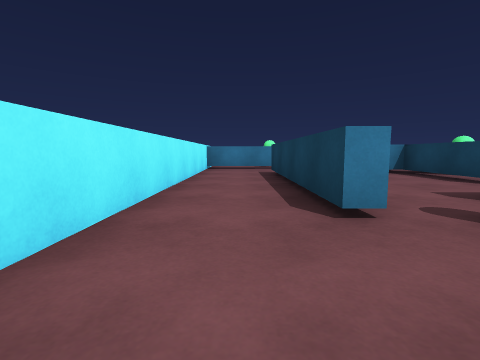
[1] (above)

24 first-person views from a walk through a scene from a Unity 3-D project. The camera is 0.34 m above the floor, tilts 6° down and sees 85° across. The floor is counted in squares, 0.5 m on a side. Each view is taken from the middle of a square. On the plan, view 1 faces up. The plan holds only what a view shows up to about 9 squares ahead; the rest is blank.

[2]
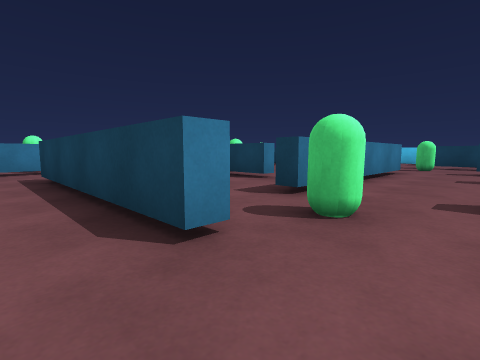

[3]
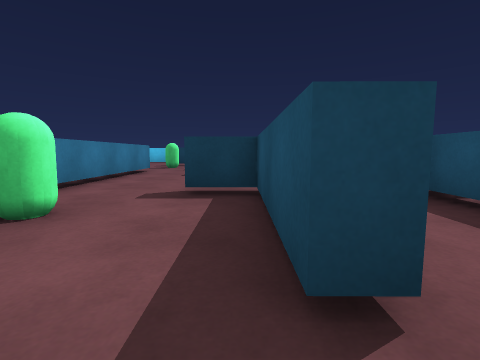

[4]
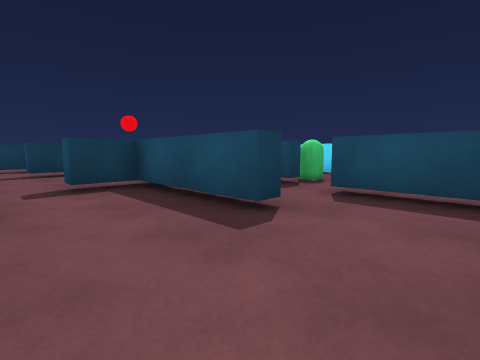

[5]
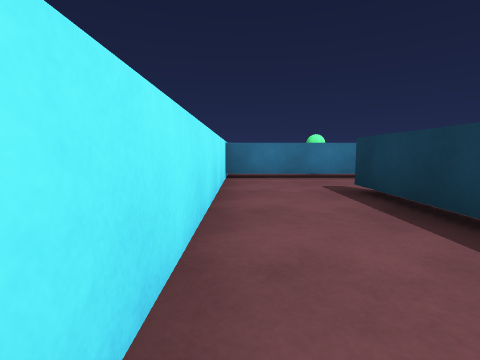

[6]
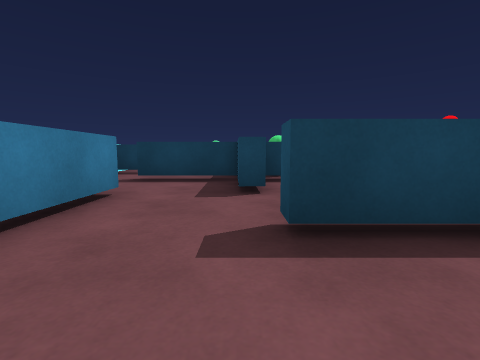

[7]
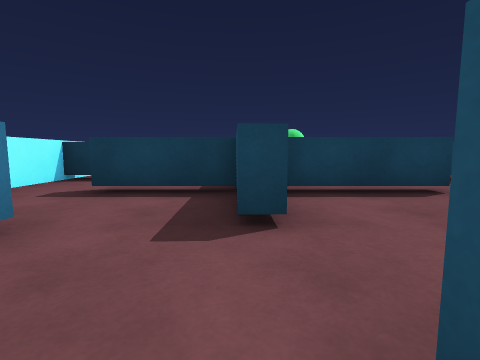

[8]
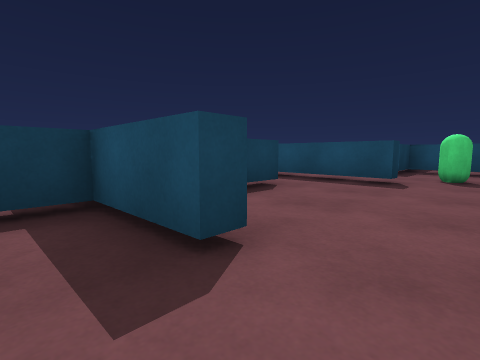

[9]
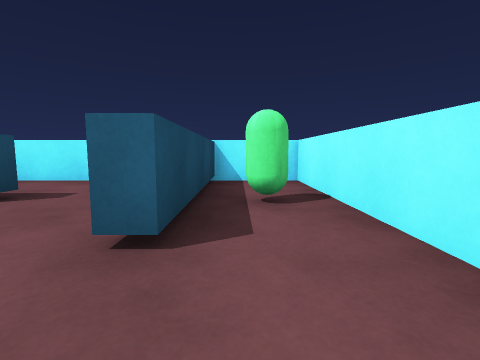

[10]
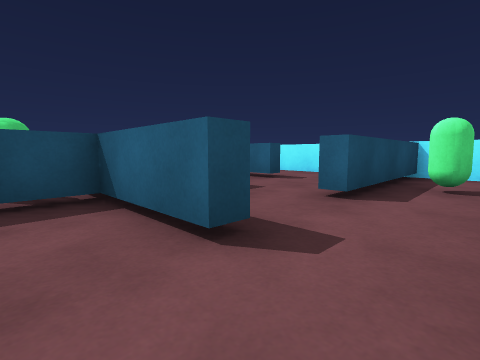

[11]
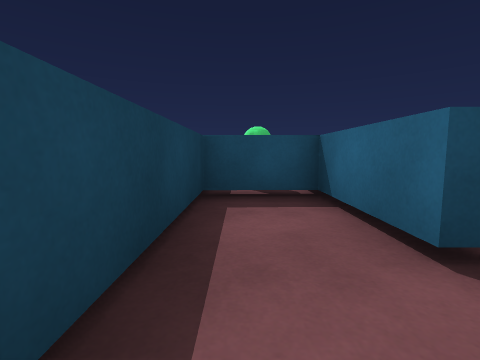

[12]
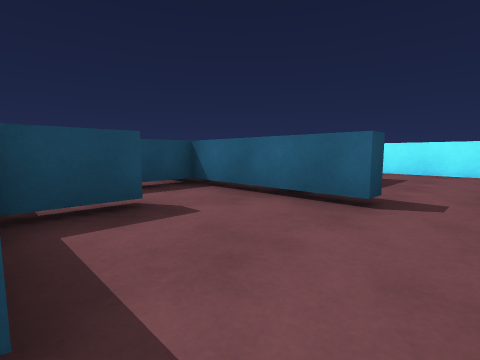

[13]
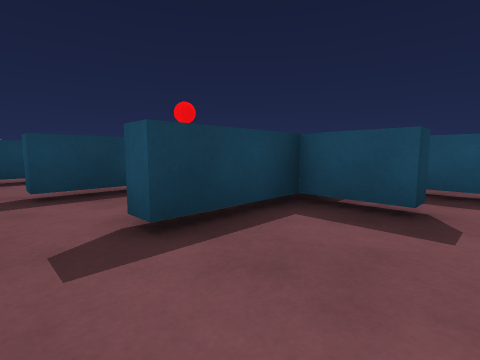

[14]
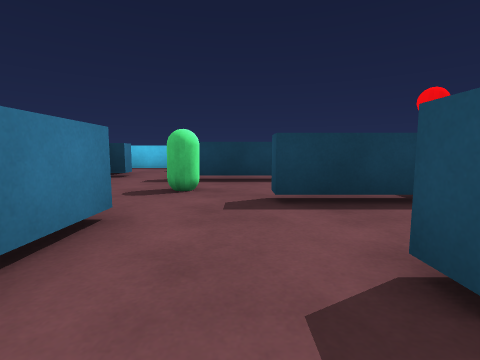

[15]
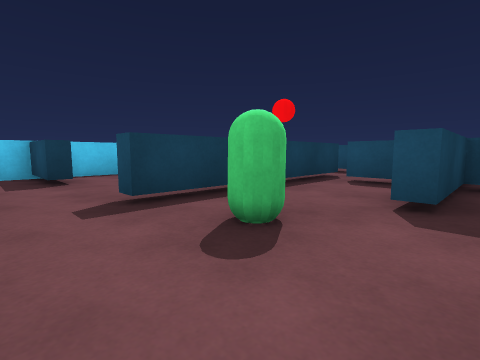

[16]
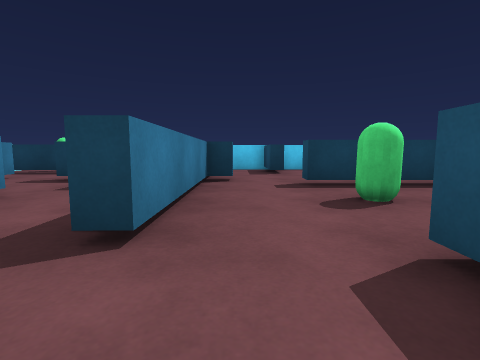

[17]
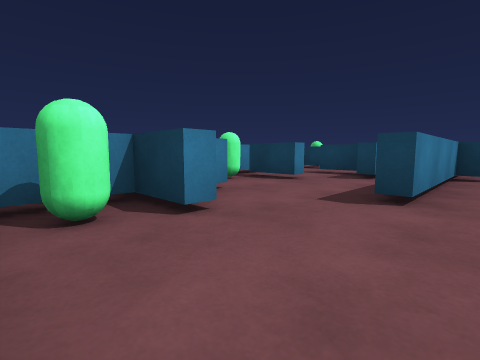

[18]
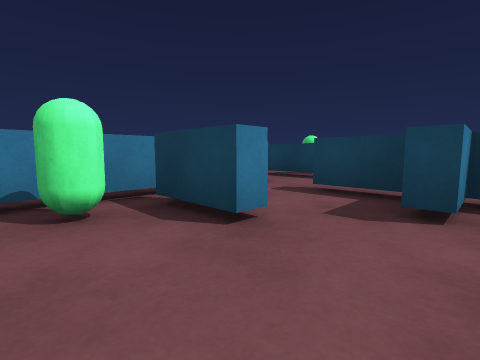

[19]
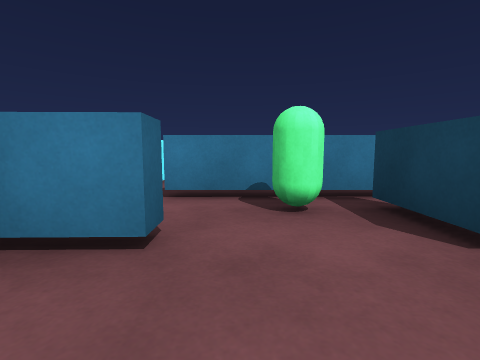

[20]
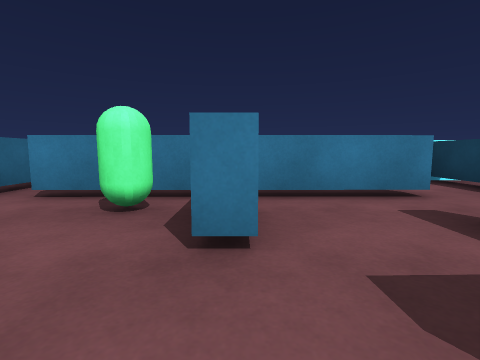

[21]
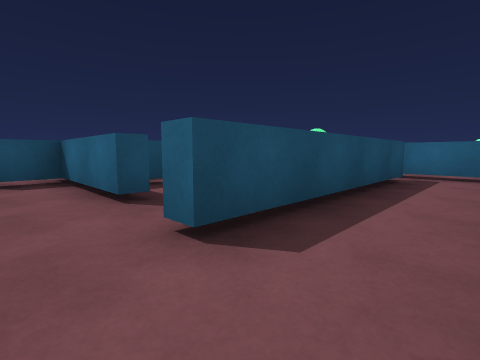

[22]
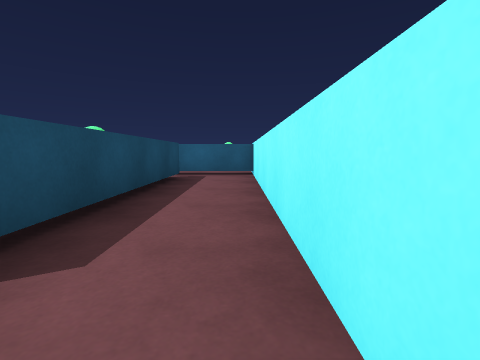

[23]
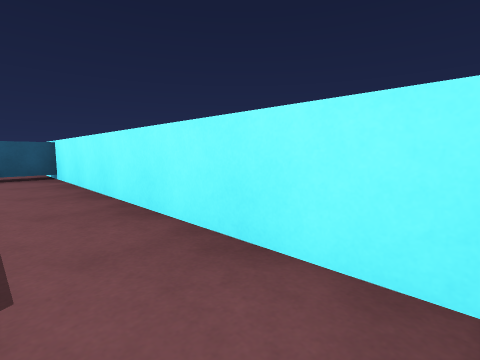

[24]
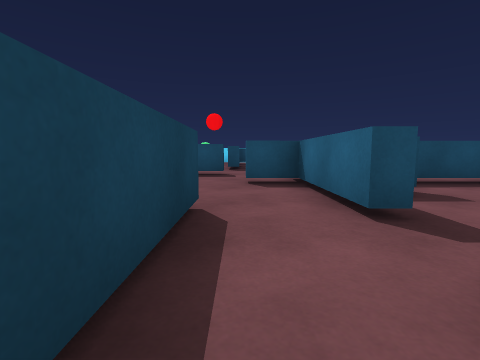

### Floor plan
Key: @ floor where view 1 was taken; # wall or solid block; x gap in a wall; . floor; C green capsule; T thing the floor can be seen under or through; B block; O other object.
Columns run from 2 left of view 1 to 19 right of it. Each row starts with its distance up from view 1.
 14 ######  ############
 13 #.........#........#
 12 #..C......#........#
 11 ######.##.#xTTTTT..#O
 10 #......##.#..Cx....#
  9 #.....######..#.##.#
  8 #..#...##C#....BB#..
  7 #..#...##......B##..
  6 #..#...##...######..
  5 #..#.................#
  4 #..#..######.......###
  3 #..#..######..C##....#
  2 #....C.........#    .#
  1 #.....##..#..#.#
  0 #.@#####..#..#.#
 -1 #..#   #.#######
 -2 ####   #..     #
 -3        ###

Positions as (right, up) in squares from view 1, and headings:
1: (0, 0), facing up
2: (0, 1), facing up-right
3: (0, 0), facing right
4: (-1, 2), facing down-right
5: (-1, 4), facing up
6: (-1, 9), facing right
7: (1, 9), facing right
8: (2, 10), facing down-right
9: (5, 12), facing left
10: (7, 13), facing down-left
11: (7, 13), facing down
12: (8, 2), facing down-left
13: (6, 2), facing down-right
14: (7, 2), facing right
15: (10, 5), facing down-right
16: (8, 5), facing right
17: (6, 5), facing up-right
18: (10, 7), facing up-right
19: (10, 7), facing up
20: (12, 7), facing up
21: (16, 13), facing down-left
22: (16, 13), facing left
23: (16, 12), facing up-left
24: (16, 12), facing down
